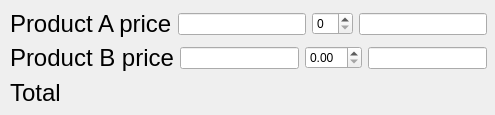
<?xml version="1.0" encoding="UTF-8"?>
<ui version="4.0">
 <class>Form</class>
 <widget class="QWidget" name="Form">
  <property name="geometry">
   <rect>
    <x>0</x>
    <y>0</y>
    <width>495</width>
    <height>115</height>
   </rect>
  </property>
  <property name="windowTitle">
   <string>Form</string>
  </property>
  <widget class="QWidget" name="">
   <property name="geometry">
    <rect>
     <x>10</x>
     <y>10</y>
     <width>477</width>
     <height>98</height>
    </rect>
   </property>
   <layout class="QVBoxLayout" name="verticalLayout_2">
    <item>
     <layout class="QVBoxLayout" name="verticalLayout">
      <item>
       <layout class="QHBoxLayout" name="horizontalLayout">
        <item>
         <widget class="QLabel" name="label">
          <property name="font">
           <font>
            <pointsize>18</pointsize>
           </font>
          </property>
          <property name="text">
           <string>Product A price</string>
          </property>
         </widget>
        </item>
        <item>
         <widget class="QLineEdit" name="lineEdit"/>
        </item>
        <item>
         <widget class="QSpinBox" name="spinBox"/>
        </item>
        <item>
         <widget class="QLineEdit" name="lineEdit_2"/>
        </item>
       </layout>
      </item>
      <item>
       <layout class="QHBoxLayout" name="horizontalLayout_2">
        <item>
         <widget class="QLabel" name="label_4">
          <property name="font">
           <font>
            <pointsize>18</pointsize>
           </font>
          </property>
          <property name="text">
           <string>Product B price</string>
          </property>
         </widget>
        </item>
        <item>
         <widget class="QLineEdit" name="lineEdit_3"/>
        </item>
        <item>
         <widget class="QDoubleSpinBox" name="doubleSpinBox"/>
        </item>
        <item>
         <widget class="QLineEdit" name="lineEdit_4"/>
        </item>
       </layout>
      </item>
     </layout>
    </item>
    <item>
     <widget class="QLabel" name="label_total">
      <property name="font">
       <font>
        <pointsize>18</pointsize>
       </font>
      </property>
      <property name="text">
       <string>Total</string>
      </property>
     </widget>
    </item>
   </layout>
  </widget>
 </widget>
 <resources/>
 <connections/>
</ui>
